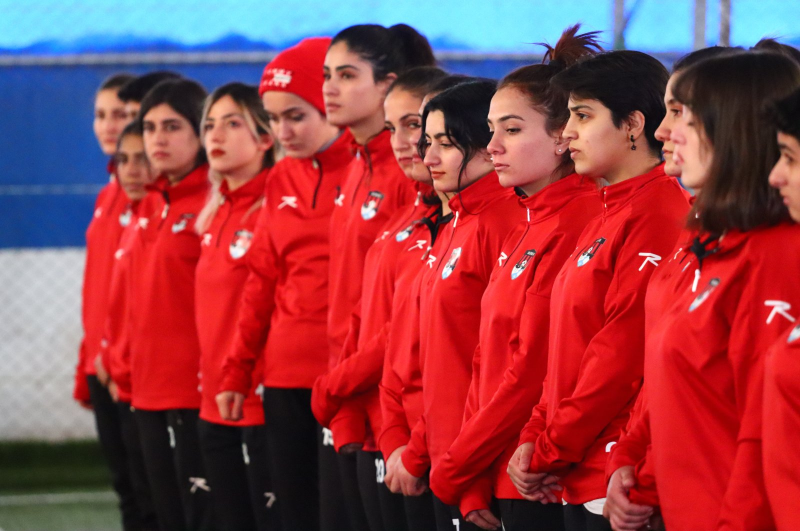
#> input picture faces/1.jpg, 1600 x 1062 px, found by its file name (shown at 1/2 size)
$ jupyter execute --allow-errors Untitled-1.ipynb
#> lines starting #> are read from the running program, lines starting #| are printed output that depends on the picture; after the words box and inside, x2 and y2 are one past the last pixel; in counts of white or black regions, pixels touching at a corner belong together; long printed decimals are rounded
[cell 1]
import numpy as np
import matplotlib.pyplot as plt
import os
import cv2
from retinaface import RetinaFace

[cell 2]
#part0

[cell 3]
img = cv2.imread("D:/Project/Python/trains/Crowley.png")
#> (the rest of this cell did not finish here and is left out)

#> (a cell that did not finish here is left out)

[cell 5]
Identity = np.array([[0, 0, 0],
                    [0, 1, 0],
                    [0, 0, 0]])


#> (the rest of this cell did not finish here and is left out)

#> (a cell that did not finish here is left out)

[cell 7]
Left_Sobel = np.array([[1, 0, -1],
                    [2, 0, -2],
                    [1, 0, -1]])


#> (the rest of this cell did not finish here and is left out)

#> (a cell that did not finish here is left out)

[cell 9]
Random = np.array([[-2, -1, 0],
                    [-1 , 1 , 1],
                    [0, 1 , 2]])


#> (the rest of this cell did not finish here and is left out)

#> (a cell that did not finish here is left out)

[cell 11]
#part|

#> (a cell that did not finish here is left out)

#> (a cell that did not finish here is left out)

[cell 14]
#part|||

[cell 15]
pth = "D:/Project/Python/trains/git image/faces/"
all_img = os.listdir(pth)
print(all_img)
print(len(all_img))

#remove gray pic

[cell 16]
index = np.random.randint(0 , len(all_img))
img = cv2.imread(f'{pth}{all_img[index]}')
#> img is the input picture: shape (1062, 1600, 3); mean B, G, R 70.5, 61.8, 149.2
img = cv2.cvtColor(img , cv2.COLOR_BGR2RGB)

plt.imshow(img)

[cell 17]
index = np.random.randint(0 , len(all_img))
img = cv2.imread(f"{pth}{all_img[index]}")
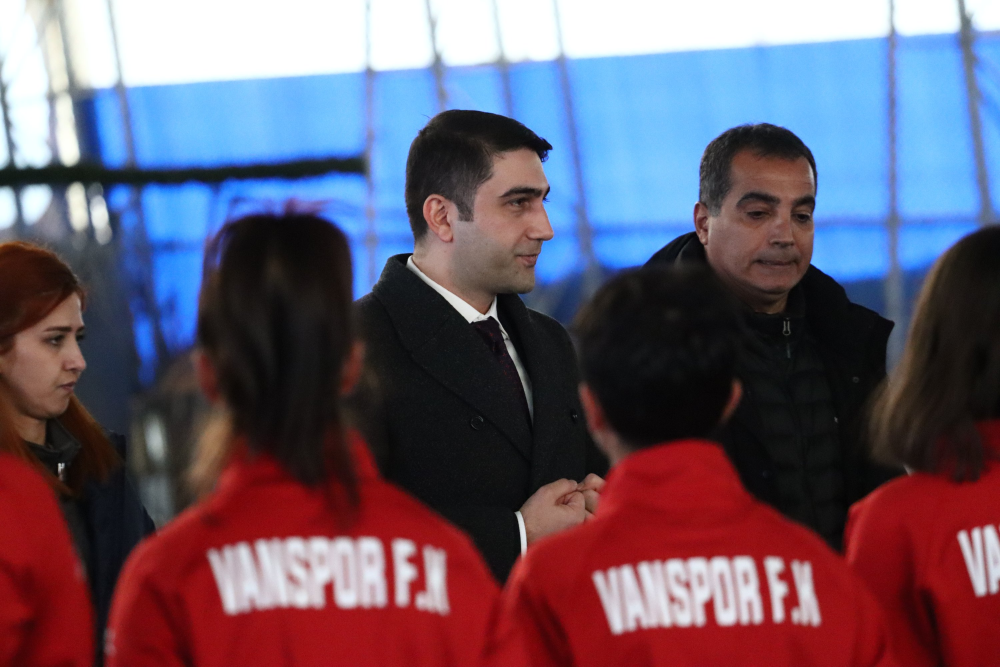
#> input picture faces/2.jpg, 3000 x 2000 px, found by its file name (shown at 1/3 size)
#> img is the input picture: shape (2000, 3000, 3); mean B, G, R 107.4, 89.9, 104

hsv = cv2.cvtColor(img, cv2.COLOR_BGR2HSV)
#> hsv: shape (2000, 3000, 3); mean H, S, V 90.2, 111.9, 137.6

lower_bound = np.array([0,0,10])
upper_bound = np.array([0,2,100])

mask = cv2.inRange(hsv , lower_bound, upper_bound)
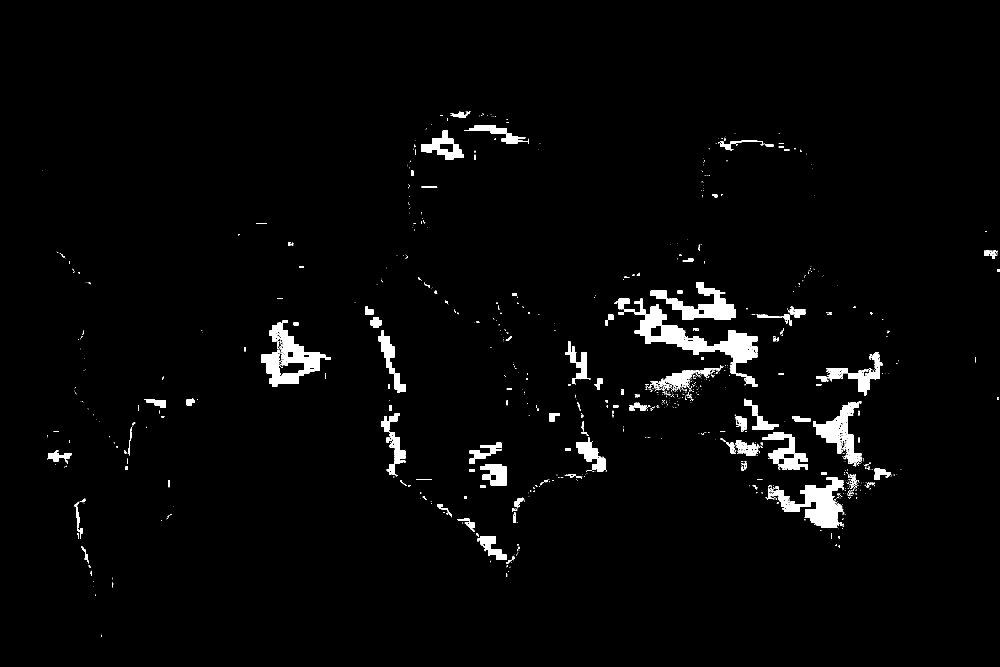
#> mask: shape (2000, 3000) (shown at 1/3 size); 2.4% white; 1016 white regions (830 under 20 px), largest, box (x1, y1, x2, y2) and area: (1856, 896, 2272, 1160) 21655, (784, 960, 992, 1160) 14262, (2304, 1432, 2532, 1584) 14095

gray_pix = cv2.countNonZero(mask)
#> gray_pix = 143832

grayy = gray_pix/(mask.shape[0] * mask.shape[1])
#> grayy = 0.024


print(grayy)
#| 0.02397

plt.imshow(cv2.cvtColor(img, cv2.COLOR_BGR2RGB))

[cell 18]
index = np.random.randint(0 , len(all_img))
img = cv2.imread(f"{pth}{all_img[index]}")


image = np.float32(img)

b,g,r=cv2.split(img)
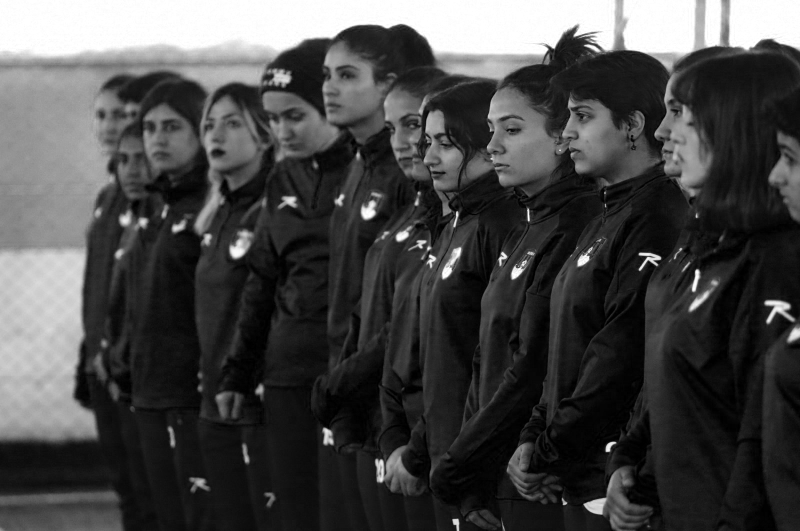
#> b: shape (1062, 1600) (shown at 1/2 size); min 0, max 255, mean 70.5
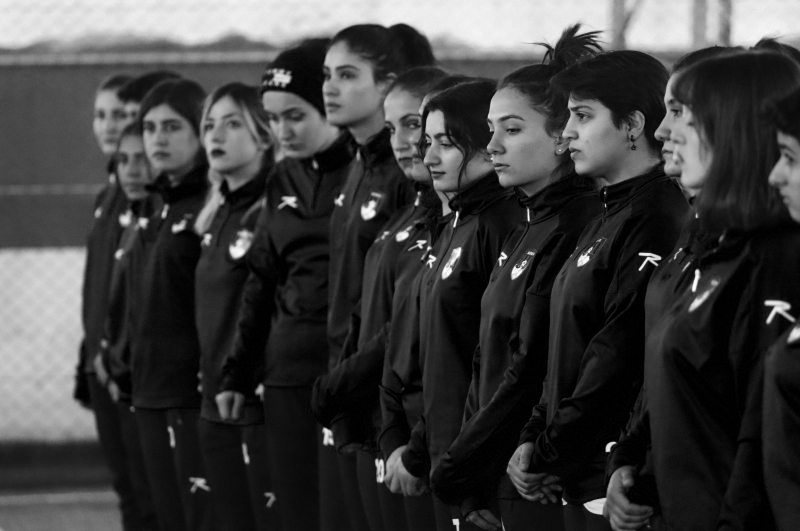
#> g: shape (1062, 1600) (shown at 1/2 size); min 0, max 255, mean 61.8
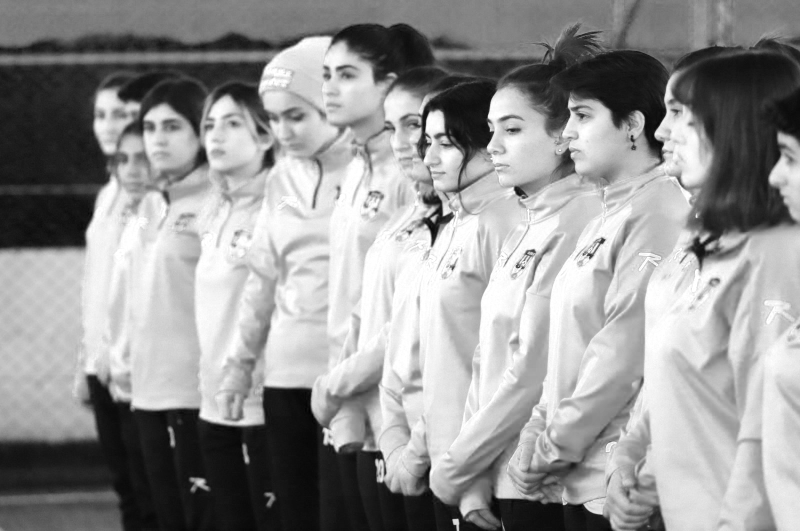
#> r: shape (1062, 1600) (shown at 1/2 size); min 0, max 255, mean 149.2

r_g=np.count_nonzero(abs(r-g))
#> r_g = 1671210
r_b=np.count_nonzero(abs(r-b))
#> r_b = 1692696
g_b=np.count_nonzero(abs(g-b))
#> g_b = 1640997


diff_sum=float(r_g+r_b+g_b)
#> diff_sum = 5004903

ratio=diff_sum/img.size
#> ratio = 0.982

if ratio>0.87:
    print("image is color")
else:
    print("image is greyscale")
    os.remove(pth)


print (image.dtype)
#| float32
plt.imshow(cv2.cvtColor(img, cv2.COLOR_BGR2RGB))

[cell 19]
#detect face

[cell 20]
index = np.random.randint(0 , len(all_img))
img = cv2.imread(f"{pth}{all_img[index]}")


#> (the rest of this cell did not finish here and is left out)

#> (a cell that did not finish here is left out)

[cell 22]
# Load the Haar Cascade classifier for face detection
face_cascade = cv2.CascadeClassifier('D:/Project/Python/trains/git image/haarcascade_frontalface_default.xml')


# Detect faces in the grayscale image
faces = face_cascade.detectMultiScale(img)
#> faces = [[1015, 554, 236, 236], [56, 897, 316, 316], [2132, 486, 393, 393], [1162, 367, 604, 604]]


gray_img = cv2.cvtColor(img, cv2.COLOR_BGR2GRAY)
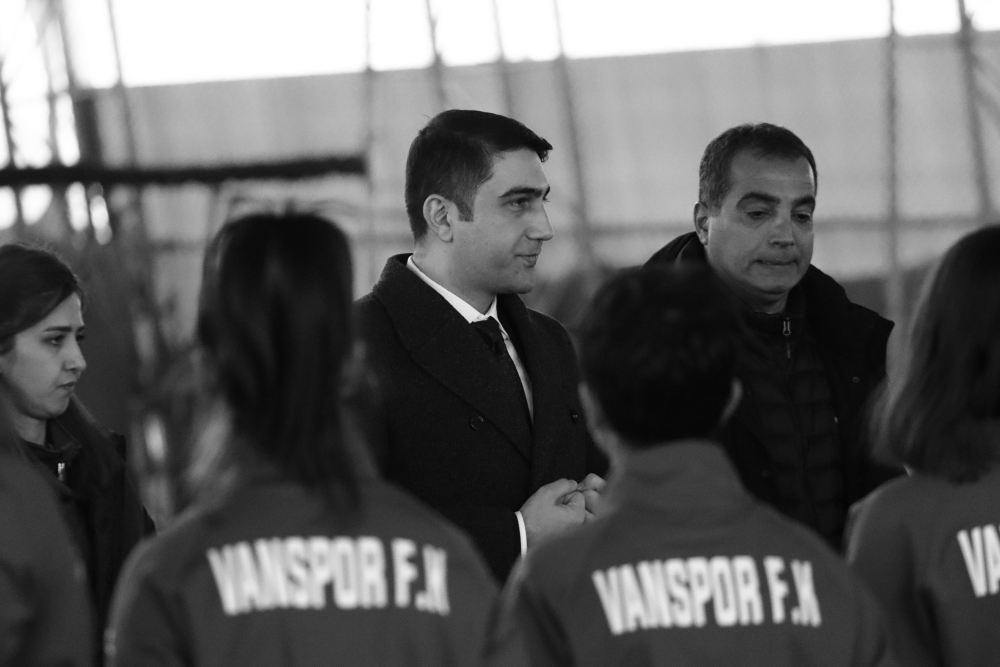
#> gray_img: shape (2000, 3000) (shown at 1/3 size); min 0, max 255, mean 96.1

faces = face_cascade.detectMultiScale(gray_img,
                                      scaleFactor=1.1,
                                      minNeighbors=5)
#> faces = [[56, 897, 316, 316], [2132, 486, 393, 393], [1162, 367, 604, 604]]


# Iterate over the detected faces and apply the desired effect
for (x, y, w, h) in faces:
    img = cv2.rectangle(img, (x, y), (x+w, y+h), (0, 255, 0), 3)
#> this loop made 3 passes

print(faces)
#| [[  56  897  316  316]
#|  [2132  486  393  393]
#|  [1162  367  604  604]]
print(type(faces))
#| <class 'numpy.ndarray'>

resized = cv2.resize(img, (int(img.shape[1]/3), int(img.shape[0]/3)))
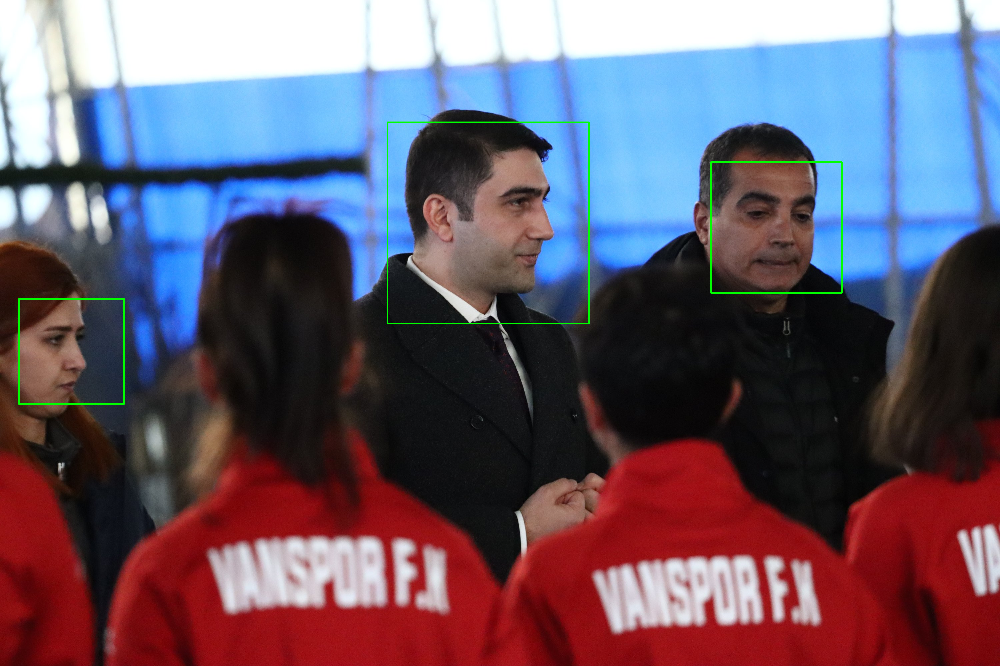
#> resized: shape (666, 1000, 3); mean B, G, R 106.8, 90.6, 103.6

cv2.imshow("FaceDetected", resized)

cv2.waitKey(0)
cv2.destroyAllWindows()
